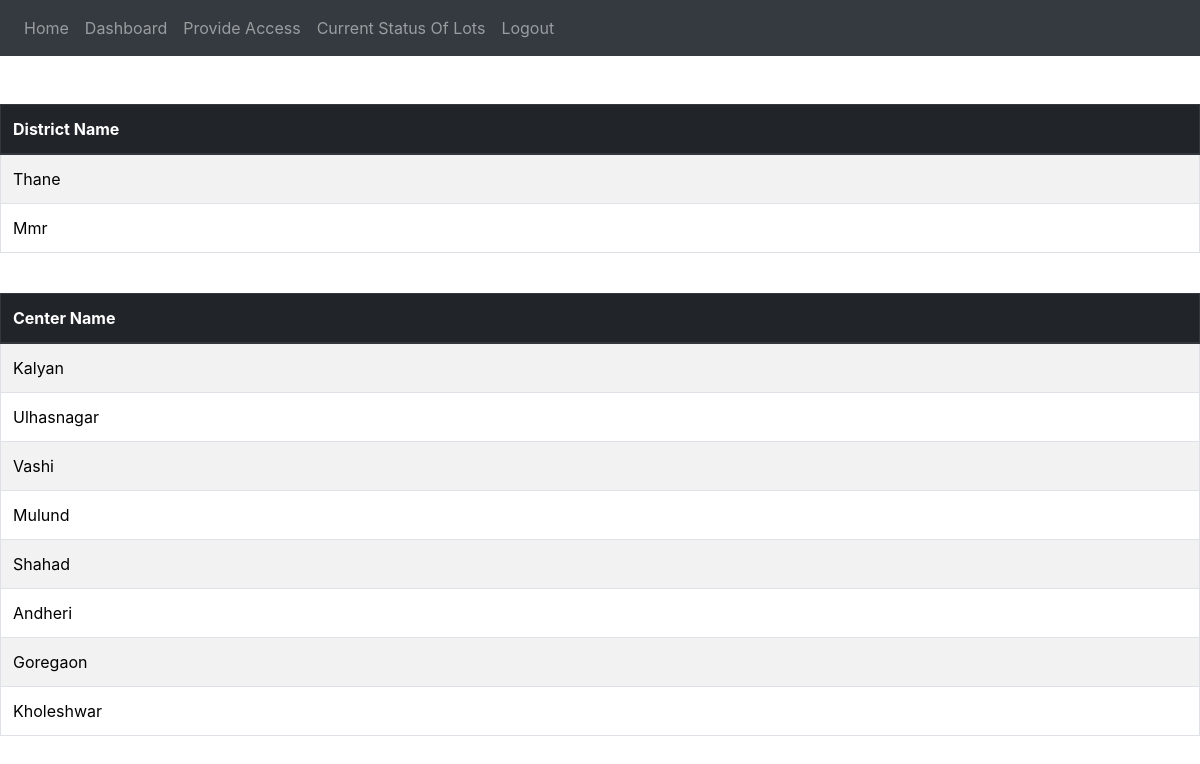
The page /dashboard/ (signed in) on the database as committed earlier.
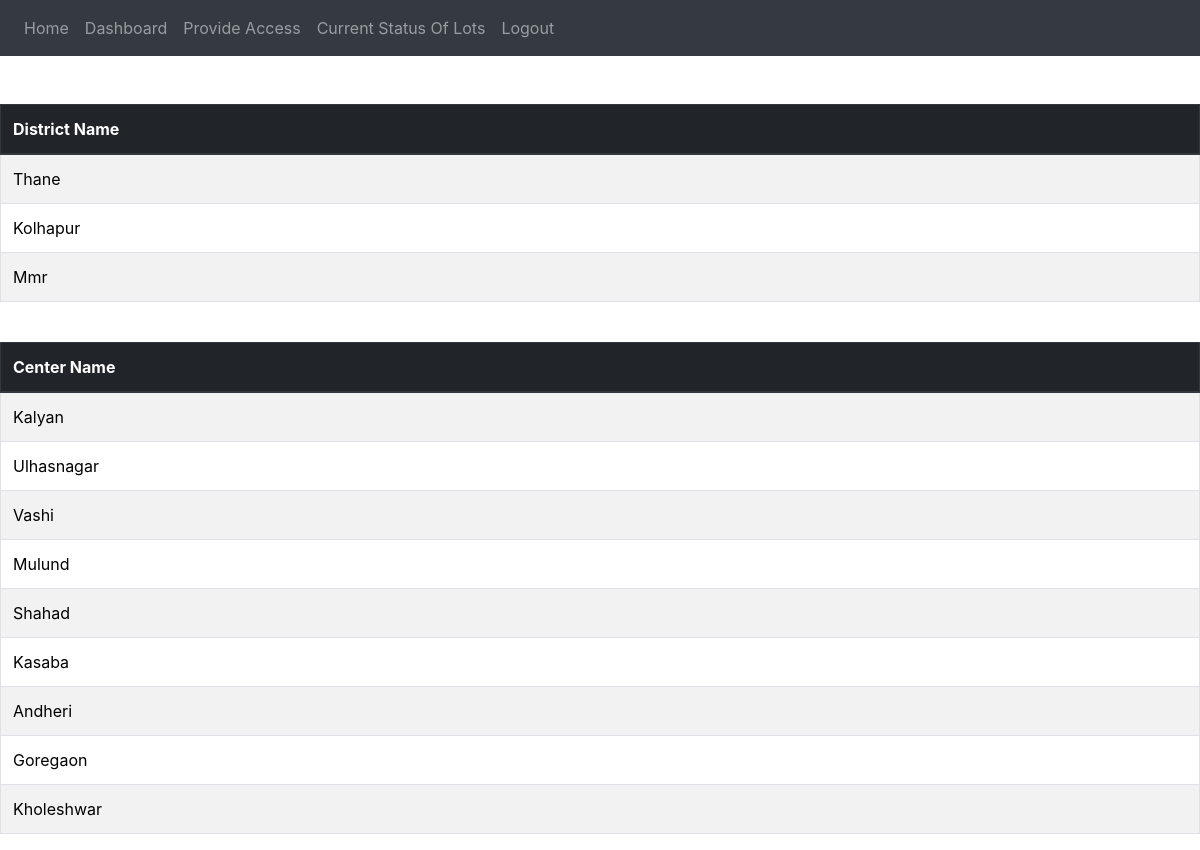
The same page on the database as committed later.
### vaccine_app/models.py (models this page shows, shortened)
class District(models.Model):
    districtPrimaryKey = models.AutoField(primary_key=True)
    districtId = models.UUIDField(default=uuid.uuid4, unique=True)
    name = models.CharField(max_length=255, unique=True)
    population = models.IntegerField(default=1)

class Center(models.Model):
    centerPrimaryKey = models.AutoField(primary_key=True)
    centerId = models.UUIDField(default=uuid.uuid4, editable=False, unique=True)
    district = models.ForeignKey(District, on_delete=models.CASCADE, related_name="Center")
    name = models.CharField(max_length=255, unique=True)
    maxCountPerDate = models.IntegerField(default=10)
    population = models.IntegerField(default=1)

### vaccine_app/views.py (the view)
# urls.py: path('dashboard/',views.dashboard,name='dashboard'),
@login_required(login_url="login_gen")
def dashboard(request):
    user=request.user
    center_access=AccessControlListCenter.objects.filter(person=user)
    if not user.is_districtadmin and center_access.count()==1:
        return redirect('/dashboard/center/'+center_access[0].center.name)
    if user.is_districtadmin:
        district_access=AccessControlListDistrict.objects.filter(person=user)
        center_name=[]
        district_name=[]
        for district in district_access:
            district_name.append(district.district.name)
            center_objs=Center.objects.filter(district=district.district)
            for center in center_objs:
                center_name.append(center.name)
        if center_access.count()!=0:
            for center in center_access:
                center_name.append(center.center.name)
        return render(request,'dashboard.html',{'centers':center_name,'districts':district_name})
    elif request.user.is_centeradmin and not user.is_districtadmin:
        center_name=[]
        district_name=[]
        for center in center_access:
            center_name.append(center.center.name)
        return render(request,'dashboard.html',{'centers':center_name,'districts':district_name})
    else :
        return redirect('login_gen')

### templates/dashboard.html (shortened to what this page needs)
{% extends 'base.html' %}
{% block content %}
<br><br>
<table class="table  table-bordered table-striped" style="text-transform: capitalize;">
  <thead>
    <tr class="thead-dark">
      <th scope="col">District Name</th>
    </tr>
  </thead>
  <tbody>
  {% if districts %}
      {% for district in districts %}
          <tr>
            {% url 'district_dash' district as district_url%}
            <td><a href="{{district_url}}">{{district}}</a></td>
          </tr>
      {% endfor %}
  {% endif %}
  </tbody>
</table>
<br>
<table class="table table-bordered table-striped table-bordered"  style="text-transform: capitalize;">
    <thead class="thead-dark">
      <tr>
        <th scope="col">Center Name</th>
      </tr>
    </thead>
    <tbody>
      {% if centers %}
          {% for center in centers %}
              <tr>
                {% url 'center_dash' center as center_url%}
                <td><a href="{{center_url}}">{{center}}</a></td>
              </tr>
          {% endfor %}
      {% endif %}
    </tbody>
  </table>
{% endblock content %}

Rows that differ between the two databases and show on the page:
now on this page (row edited): District: districts "Kolhapur"
now on this page (row unchanged): Center: centers "Kasaba"
